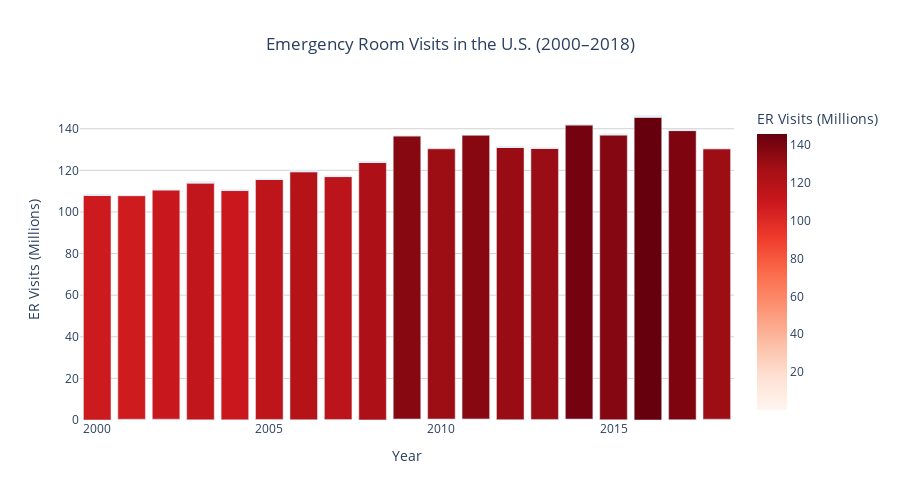

Here is the notebook cell this chart was saved with:
### Code cell
# --- Sort by Year ---
er_visits = er_visits.sort_values("Year")

# --- Create bar chart ---
fig = px.bar(
    er_visits,
    x="Year",
    y="Visits_Millions",
    title="Emergency Room Visits in the U.S. (2000–2018)",
    labels={"Visits_Millions": "ER Visits (Millions)", "Year": "Year"},
    color="Visits_Millions",
    color_continuous_scale="Reds"
)

# --- Format layout ---
fig.update_layout(
    title_x=0.5,
    plot_bgcolor="white",
    showlegend=False,
    height=500
)

fig.update_xaxes(showgrid=False)
fig.update_yaxes(showgrid=True, gridcolor="lightgray")

fig.show()

### Figure 1 — Plotly figure (JSON) as saved in the notebook; plotly's stock layout.template omitted (floating-point values rounded to 4 significant figures; data arrays with more than 128 entries replaced by an {"elided": "..."} marker saying what was removed)
{"data": [{"hovertemplate": "Year=%{x}<br>ER Visits (Millions)=%{marker.color}<extra></extra>", "legendgroup": "", "marker": {"color": {"elided": "209 float values"}, "coloraxis": "coloraxis", "pattern": {"shape": ""}}, "name": "", "orientation": "v", "showlegend": false, "textposition": "auto", "type": "bar", "x": {"elided": "209 int values"}, "xaxis": "x", "y": {"elided": "209 float values"}, "yaxis": "y"}], "layout": {"barmode": "relative", "coloraxis": {"colorbar": {"title": {"text": "ER Visits (Millions)"}}, "colorscale": [[0, "rgb(255,245,240)"], [0.125, "rgb(254,224,210)"], [0.25, "rgb(252,187,161)"], [0.375, "rgb(252,146,114)"], [0.5, "rgb(251,106,74)"], [0.625, "rgb(239,59,44)"], [0.75, "rgb(203,24,29)"], [0.875, "rgb(165,15,21)"], [1, "rgb(103,0,13)"]]}, "height": 500, "legend": {"tracegroupgap": 0}, "plot_bgcolor": "white", "showlegend": false, "title": {"text": "Emergency Room Visits in the U.S. (2000–2018)", "x": 0.5}, "xaxis": {"anchor": "y", "domain": [0, 1], "showgrid": false, "title": {"text": "Year"}}, "yaxis": {"anchor": "x", "domain": [0, 1], "gridcolor": "lightgray", "showgrid": true, "title": {"text": "ER Visits (Millions)"}}}}
